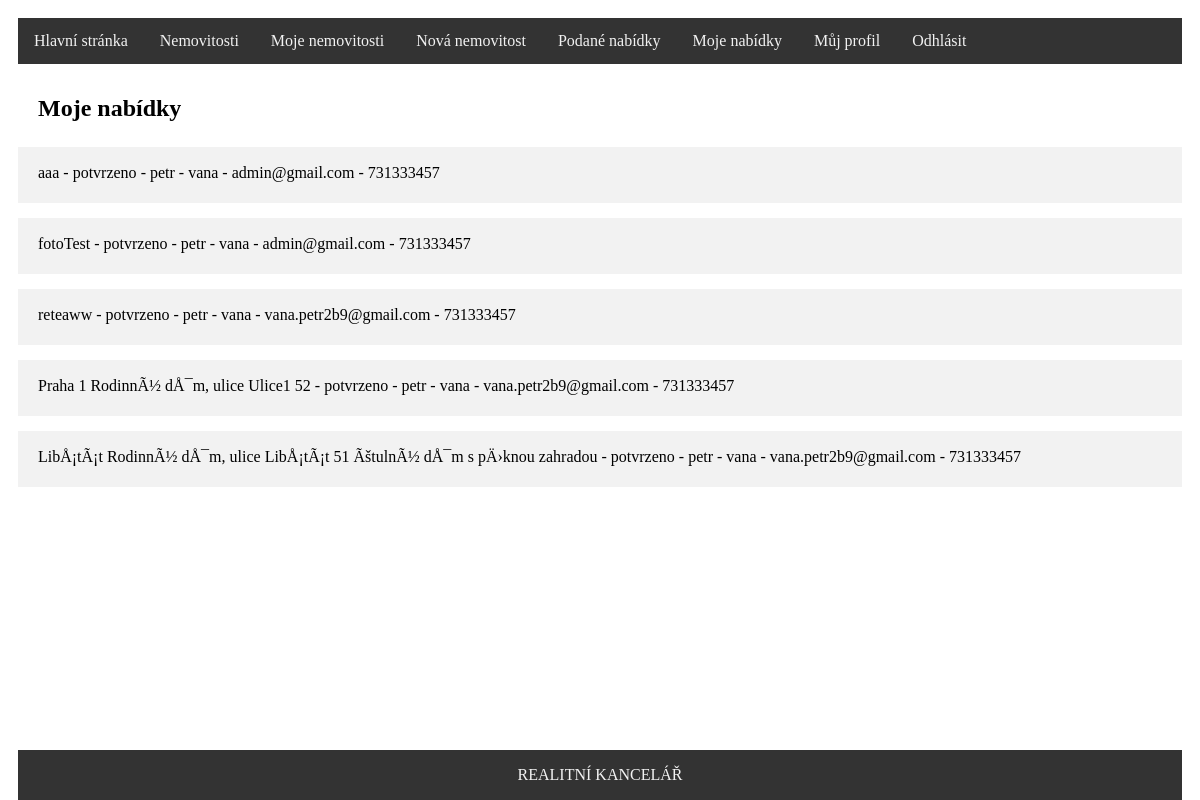
/team-work/code/index.php?page=moje-nabidky (signed in), run on the app's committed database.
### tables this page shows
CREATE TABLE `zajemci_koupe` (
  `id` int(11) NOT NULL,
  `id_nemovitost` int(11) NOT NULL,
  `id_kupujici` int(11) NOT NULL,
  `potvrzeno` tinyint(1) NOT NULL DEFAULT '2'
);

CREATE TABLE `nemovitost` (
  `id` int(11) NOT NULL,
  `text` varchar(200) NOT NULL,
  `popis` text NOT NULL,
  `id_obec` int(11) NOT NULL,
  `cena` int(11) NOT NULL,
  `id_uzivatel` int(3) NOT NULL,
  `prodano` int(1) NOT NULL DEFAULT '0'
);

CREATE TABLE `uzivatele` (
  `id` int(11) NOT NULL,
  `prihlasovaci_jmeno` varchar(40) NOT NULL,
  `heslo` varchar(200) NOT NULL,
  `opravneni` int(2) NOT NULL,
  `jmeno` varchar(60) NOT NULL,
  `prijmeni` varchar(80) NOT NULL,
  `email` varchar(100) NOT NULL,
  `telefon` varchar(20) NOT NULL
);

### team-work/code/controllers/CZajemci_Koupe.php (called while the page is built, shortened)
<?php
class CZajemci_Koupe {
    public static function selectZajemciKoupe($clauseIdVlastnik = NULL, $clauseIdZajemce = NULL) {
        $db = DbInfo::getinfo();
        $index = 0;
        $zajemciKoupe = NULL;
        if ($clauseIdVlastnik != NULL) {
            $select = $db->prepare("SELECT * FROM `nemovitost`, `uzivatele`, `zajemci_koupe` WHERE zajemci_koupe.id_nemovitost = nemovitost.id AND nemovitost.id_uzivatel = ? AND zajemci_koupe.id_kupujici = uzivatele.id ORDER BY id_nemovitost");
            $select->execute([$clauseIdVlastnik]);
            $rows = $select->fetchAll();
            foreach ($rows as $row) {
                $nemovitost = new Nemovitost($row["id_nemovitost"], $row["text"], $row["popis"], $row["cena"], $row["id_obec"], $row["id_uzivatel"]);
                $zajemce = new Uzivatel($row["id_kupujici"], NULL, NULL, NULL, $row["jmeno"], $row["prijmeni"], $row["email"], $row["telefon"]);
                $zajemciKoupe[$index++] = new Zajemci_Koupe($row["id"], $zajemce, $nemovitost, $row["potvrzeno"]);
            }
        } else if ($clauseIdZajemce != NULL) {
            $select = $db->prepare("SELECT * FROM `nemovitost`,`zajemci_koupe` WHERE zajemci_koupe.id_nemovitost = nemovitost.id AND zajemci_koupe.id_kupujici = ?");
            $select->execute([$clauseIdZajemce]);
            $rows = $select->fetchAll();
            foreach ($rows as $row) {
                $nemovitost = new Nemovitost($row["id_nemovitost"], $row["text"], $row["popis"], $row["cena"], $row["id_obec"], $row["id_uzivatel"]);
                $zajemciKoupe[$index++] = new Zajemci_Koupe($row["id"], new Uzivatel($clauseIdZajemce, NULL, NULL, NULL, NULL, NULL, NULL, NULL), $nemovitost, $row["potvrzeno"]);
            }
        }
        return $zajemciKoupe;
    }
}

### team-work/code/model/Zajemci_Koupe.php (called while the page is built, shortened)
<?php
class Zajemci_Koupe {
    private $uzivatel;
    private $nemovitost;
    private $potvrzeno;
    public function __construct($id, $uzivatel, $nemovitost, $potvrzeno) {
        $this->uzivatel = $uzivatel;
        $this->nemovitost = $nemovitost;
        $this->potvrzeno = $potvrzeno;
    }
        public function getPotvrzeno() {
        return $this->potvrzeno;
    }
        public function getUzivatel() : Uzivatel{
        return $this->uzivatel;
    }
    public function getNemovitost() : Nemovitost{
        return $this->nemovitost;
    }
}

### team-work/code/model/Nemovitost.php (called while the page is built, shortened)
<?php
class Nemovitost {
    private $text;
    public function __construct($id, $text, $popis, $cena, $id_obec, $id_uzivatel) {
        $this->text = $text;
    }
    public function getText() {
        return $this->text;
    }
}

### team-work/code/model/Uzivatel.php (called while the page is built, shortened)
<?php
class Uzivatel {
    private $jmeno;
    private $prijmeni;
    private $email;
    private $telefon;
    public function __construct($id, $prihlasovaci_jmeno, $heslo, $opravneni, $jmeno, $prijmeni, $email, $telefon) {
        $this->jmeno = $jmeno;
        $this->prijmeni = $prijmeni;
        $this->email = $email;
        $this->telefon = $telefon;
    }
    public function getJmeno() {
        return $this->jmeno;
    }
    public function getPrijmeni() {
        return $this->prijmeni;
    }
    public function getEmail() {
        return $this->email;
    }
    public function getTelefon() {
        return $this->telefon;
    }
}

### team-work/code/moje-nabidky.php (the view, shortened to what this page needs)
<div class="item2">
    <div id="nabidky">
        <h2>Moje nabídky</h2>
        <?php
        $zajemci_koupe = CZajemci_Koupe::selectZajemciKoupe($_SESSION["id"], NULL);
        if (sizeof($zajemci_koupe) > 0) {
            foreach ($zajemci_koupe as $row) {
                $nemovitost = $row->getNemovitost();
                $uzivatel = $row->getUzivatel();
                $idZK = $row->getId();
                if ($row->getPotvrzeno() == 0) {
                    $potvrzeno = "zamítnuto";
                } else if ($row->getPotvrzeno() == 1) {
                    $potvrzeno = "potvrzeno";
                    echo "<div class='row'>";
                    echo "<p>";
                    echo $nemovitost->getText() . " - ";
                    echo $potvrzeno . " - ";
                    echo $uzivatel->getJmeno() . " - ";
                    echo $uzivatel->getPrijmeni() . " - ";
                    echo $uzivatel->getEmail() . " - ";
                    echo $uzivatel->getTelefon();
                    echo "</p>";
                    echo "</div>";
                } else if ($row->getPotvrzeno() == 2) {
                    $potvrzeno = "Čekání na potvrzení";
                    echo "<div class='row'>";
                    echo "<p>";
                    echo $nemovitost->getText() . " - ";
                    echo $potvrzeno . " - ";
                    echo $uzivatel->getJmeno() . " - ";
                    echo $uzivatel->getPrijmeni() . " - ";
                    echo $uzivatel->getEmail() . " - ";
                    echo $uzivatel->getTelefon();
                    echo "</p>";
                    echo "<button class='potvrdit' value='$idZK'>Potvrdit</button>";
                    echo "</div>";
                }
            }
        } else {
            echo "<div class='row'><p>Nemáte žádné nabídky na nemovitosti</p></div>";
        }
        ?>
    </div>
</div>

### team-work/code/styles.css (style rules this page uses)
.item2 { grid-area: main; }
.item2 { margin-bottom: 100px; }
#nabidky h2 { padding: 1px 0px 5px 20px; }
#nabidky .row { padding: 1px 0px 5px 20px; }
.row { margin: 15px 0px 15px 0px; background-color: #f2f2f2; }

### data on the page
zajemci_koupe: id_nemovitost.text "aaa", potvrzeno "potvrzeno", id_kupujici.jmeno "petr", id_kupujici.prijmeni "vana", id_kupujici.email "admin@gmail.com", id_kupujici.telefon "731333457"
zajemci_koupe: id_nemovitost.text "fotoTest", potvrzeno "potvrzeno", id_kupujici.jmeno "petr", id_kupujici.prijmeni "vana", id_kupujici.email "admin@gmail.com", id_kupujici.telefon "731333457"
zajemci_koupe: id_nemovitost.text "reteaww", potvrzeno "potvrzeno", id_kupujici.jmeno "petr", id_kupujici.prijmeni "vana", id_kupujici.email "vana.petr2b9@gmail.com", id_kupujici.telefon "731333457"
zajemci_koupe: id_nemovitost.text "Praha 1 RodinnÃ½ dÅ¯m, ulice Ulice1 52", potvrzeno "potvrzeno", id_kupujici.jmeno "petr", id_kupujici.prijmeni "vana", id_kupujici.email "vana.petr2b9@gmail.com", id_kupujici.telefon "731333457"
zajemci_koupe: id_nemovitost.text "LibÅ¡tÃ¡t RodinnÃ½ dÅ¯m, ulice LibÅ¡tÃ¡t 51 ÃštulnÃ½ dÅ¯m s pÄ›knou zahradou", potvrzeno "potvrzeno", id_kupujici.jmeno "petr", id_kupujici.prijmeni "vana", id_kupujici.email "vana.petr2b9@gmail.com", id_kupujici.telefon "731333457"
